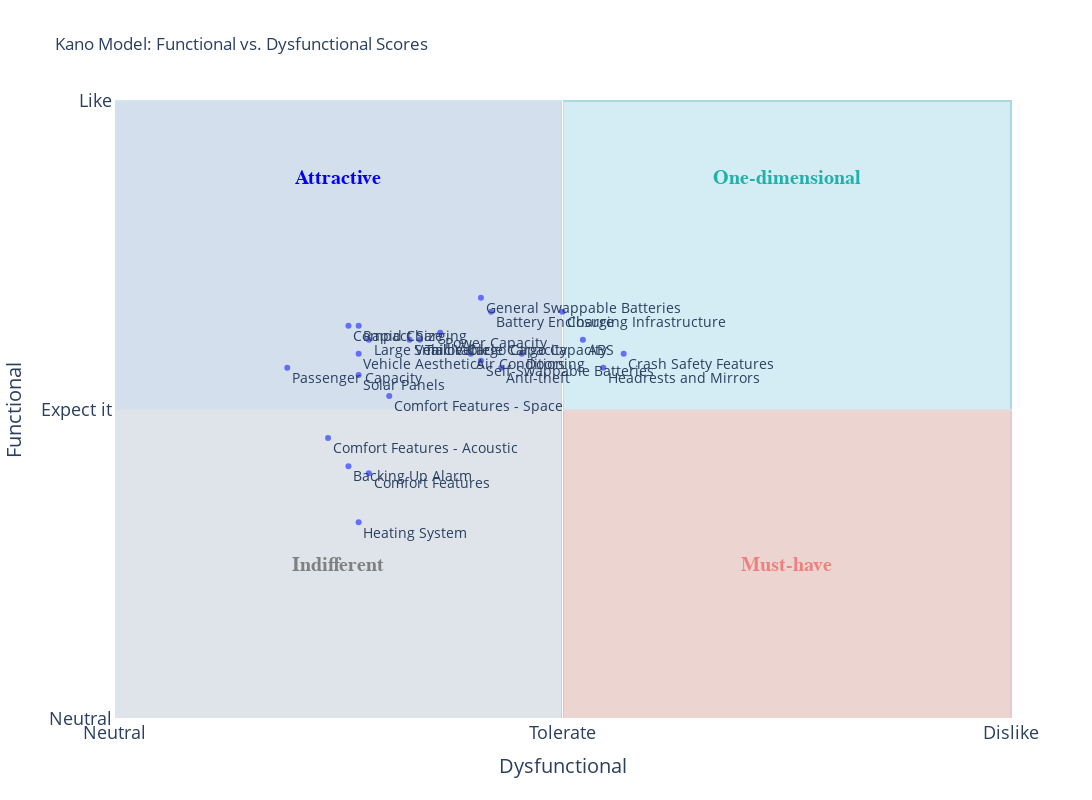

The notebook cell this image was saved under:
### Code cell
def plot_kano_results_with_errors(df_averages, plot_title='Kano Model with Errors'):
    """Plots Kano results using Plotly with error bars for functional and dysfunctional scores."""
    fig = px.scatter(df_averages,
                     x='Average Dysfunctional Score',
                     y='Average Functional Score',
                     text='Feature', 
                     title=plot_title,
                     error_x='Dysfunctional StdDev',  # Add standard deviation for dysfunctional scores
                     error_y='Functional StdDev')  # Add standard deviation for functional scores

   

# Step 6: Calculate Kano averages
df_averages = calculate_kano_averages(df_kano, feature_names)


# Step 7: Plot Kano results with standard deviations
plot_kano_results(df_averages)

### Figure 1 — Plotly figure (JSON) as saved in the notebook; plotly's stock layout.template omitted (floating-point values rounded to 4 significant figures)
{"data": [{"hovertemplate": "Average Dysfunctional Score=%{x}<br>Average Functional Score=%{y}<br>Feature=%{text}<extra></extra>", "legendgroup": "", "marker": {"color": "#636efa", "symbol": "circle"}, "mode": "markers+text", "name": "", "orientation": "v", "showlegend": false, "text": ["Heating System", "Air Conditioning", "Small Vehicle Cargo Capacity", "Large Vehicle Cargo Capacity", "Tailorable", "ABS", "Backing Up Alarm", "Headrests and Mirrors", "Crash Safety Features", "Passenger Capacity", "Doors", "Anti-theft", "Comfort Features", "Comfort Features - Space", "Comfort Features - Acoustic", "Compact Size", "Vehicle Aesthetics", "General Swappable Batteries", "Self-Swappable Batteries", "Power Capacity", "Rapid Charging", "Charging Infrastructure", "Battery Enclosure", "Solar Panels"], "textfont": {"size": 14}, "textposition": "bottom right", "type": "scatter", "x": [1.091, 1.591, 1.318, 1.136, 1.364, 2.091, 1.045, 2.182, 2.273, 0.7727, 1.818, 1.727, 1.136, 1.227, 0.9545, 1.045, 1.091, 1.636, 1.636, 1.455, 1.091, 2, 1.682, 1.091], "xaxis": "x", "y": [1.273, 2.364, 2.455, 2.455, 2.455, 2.455, 1.636, 2.273, 2.364, 2.273, 2.364, 2.273, 1.591, 2.091, 1.818, 2.545, 2.364, 2.727, 2.318, 2.5, 2.545, 2.636, 2.636, 2.227], "yaxis": "y"}], "layout": {"annotations": [{"font": {"color": "LightSeaGreen", "family": "Arial", "size": 20, "weight": "bold"}, "showarrow": false, "text": "One-dimensional", "x": 3, "y": 3.5}, {"font": {"color": "LightCoral", "family": "Arial", "size": 20, "weight": "bold"}, "showarrow": false, "text": "Must-have", "x": 3, "y": 1}, {"font": {"color": "Blue", "family": "Arial", "size": 20, "weight": "bold"}, "showarrow": false, "text": "Attractive", "x": 1, "y": 3.5}, {"font": {"color": "Gray", "family": "Arial", "size": 20, "weight": "bold"}, "showarrow": false, "text": "Indifferent", "x": 1, "y": 1}], "height": 800, "legend": {"tracegroupgap": 0}, "shapes": [{"fillcolor": "PaleTurquoise", "layer": "below", "line": {"color": "LightSeaGreen"}, "opacity": 0.3, "type": "rect", "x0": 2, "x1": 4, "y0": 2, "y1": 4}, {"fillcolor": "LightSalmon", "layer": "below", "line": {"color": "LightCoral"}, "opacity": 0.3, "type": "rect", "x0": 2, "x1": 4, "y0": 0, "y1": 2}, {"fillcolor": "LightSteelBlue", "layer": "below", "line": {"color": "LightBlue"}, "opacity": 0.3, "type": "rect", "x0": 0, "x1": 2, "y0": 2, "y1": 4}, {"fillcolor": "LightGray", "layer": "below", "line": {"color": "Gray"}, "opacity": 0.3, "type": "rect", "x0": 0, "x1": 2, "y0": 0, "y1": 2}], "title": {"text": "Kano Model: Functional vs. Dysfunctional Scores"}, "width": 1400, "xaxis": {"anchor": "y", "domain": [0, 1], "tickfont": {"size": 18}, "ticktext": ["Like", "Must-be", "Neutral", "Tolerate", "Dislike"], "tickvals": [-2, -1, 0, 2, 4], "title": {"font": {"size": 20}, "text": "Dysfunctional"}}, "yaxis": {"anchor": "x", "domain": [0, 1], "tickfont": {"size": 18}, "ticktext": ["Dislike", "Tolerate", "Neutral", "Expect it", "Like"], "tickvals": [-2, -1, 0, 2, 4], "title": {"font": {"size": 20}, "text": "Functional"}}}}
